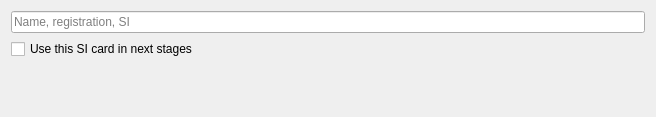
<?xml version="1.0" encoding="UTF-8"?>
<ui version="4.0">
 <class>Runs::FindRunnerWidget</class>
 <widget class="QWidget" name="Runs::FindRunnerWidget">
  <property name="geometry">
   <rect>
    <x>0</x>
    <y>0</y>
    <width>656</width>
    <height>117</height>
   </rect>
  </property>
  <property name="windowTitle">
   <string>Form</string>
  </property>
  <layout class="QVBoxLayout" name="verticalLayout">
   <item>
    <widget class="FindRunnerEdit" name="edFindRunner">
     <property name="placeholderText">
      <string>Name, registration, SI</string>
     </property>
     <property name="clearButtonEnabled">
      <bool>true</bool>
     </property>
    </widget>
   </item>
   <item>
    <widget class="QCheckBox" name="cbxUseSIInNextStages">
     <property name="text">
      <string>Use this SI card in next stages</string>
     </property>
    </widget>
   </item>
   <item>
    <spacer name="verticalSpacer">
     <property name="orientation">
      <enum>Qt::Vertical</enum>
     </property>
     <property name="sizeHint" stdset="0">
      <size>
       <width>20</width>
       <height>40</height>
      </size>
     </property>
    </spacer>
   </item>
  </layout>
 </widget>
 <customwidgets>
  <customwidget>
   <class>FindRunnerEdit</class>
   <extends>QLineEdit</extends>
   <header>src/findrunneredit.h</header>
  </customwidget>
 </customwidgets>
 <tabstops>
  <tabstop>edFindRunner</tabstop>
 </tabstops>
 <resources/>
 <connections/>
</ui>
